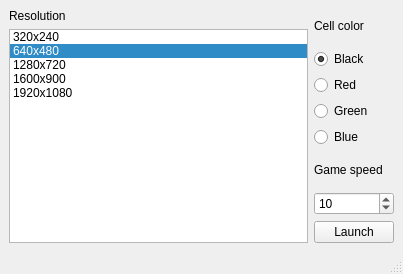
<?xml version="1.0" encoding="UTF-8"?>
<ui version="4.0">
 <class>MainWindow</class>
 <widget class="QMainWindow" name="MainWindow">
  <property name="geometry">
   <rect>
    <x>0</x>
    <y>0</y>
    <width>403</width>
    <height>274</height>
   </rect>
  </property>
  <property name="windowTitle">
   <string>Cellton Launcher</string>
  </property>
  <widget class="QWidget" name="centralwidget">
   <layout class="QHBoxLayout" name="horizontalLayout">
    <item>
     <layout class="QVBoxLayout" name="verticalLayout_3">
      <item>
       <widget class="QLabel" name="resolutionLabel">
        <property name="text">
         <string>Resolution</string>
        </property>
       </widget>
      </item>
      <item>
       <widget class="QListWidget" name="resolutionList">
        <property name="layoutDirection">
         <enum>Qt::LeftToRight</enum>
        </property>
        <property name="currentRow">
         <number>1</number>
        </property>
        <item>
         <property name="text">
          <string>320x240</string>
         </property>
        </item>
        <item>
         <property name="text">
          <string>640x480</string>
         </property>
        </item>
        <item>
         <property name="text">
          <string>1280x720</string>
         </property>
        </item>
        <item>
         <property name="text">
          <string>1600x900</string>
         </property>
        </item>
        <item>
         <property name="text">
          <string>1920x1080</string>
         </property>
        </item>
       </widget>
      </item>
     </layout>
    </item>
    <item>
     <layout class="QVBoxLayout" name="verticalLayout">
      <item>
       <widget class="QLabel" name="colorLabel">
        <property name="text">
         <string>Cell color</string>
        </property>
       </widget>
      </item>
      <item>
       <widget class="QRadioButton" name="blackRadio">
        <property name="enabled">
         <bool>true</bool>
        </property>
        <property name="text">
         <string>Black</string>
        </property>
        <property name="checked">
         <bool>true</bool>
        </property>
       </widget>
      </item>
      <item>
       <widget class="QRadioButton" name="redRadio">
        <property name="text">
         <string>Red</string>
        </property>
       </widget>
      </item>
      <item>
       <widget class="QRadioButton" name="greenRadio">
        <property name="text">
         <string>Green</string>
        </property>
       </widget>
      </item>
      <item>
       <widget class="QRadioButton" name="blueRadio">
        <property name="text">
         <string>Blue</string>
        </property>
       </widget>
      </item>
      <item>
       <widget class="QLabel" name="speedLabel">
        <property name="text">
         <string>Game speed</string>
        </property>
       </widget>
      </item>
      <item>
       <widget class="QSpinBox" name="speedSpinbox">
        <property name="value">
         <number>10</number>
        </property>
       </widget>
      </item>
      <item>
       <widget class="QPushButton" name="launchButton">
        <property name="text">
         <string>Launch</string>
        </property>
       </widget>
      </item>
     </layout>
    </item>
   </layout>
  </widget>
  <widget class="QStatusBar" name="statusbar"/>
 </widget>
 <resources/>
 <connections/>
</ui>
